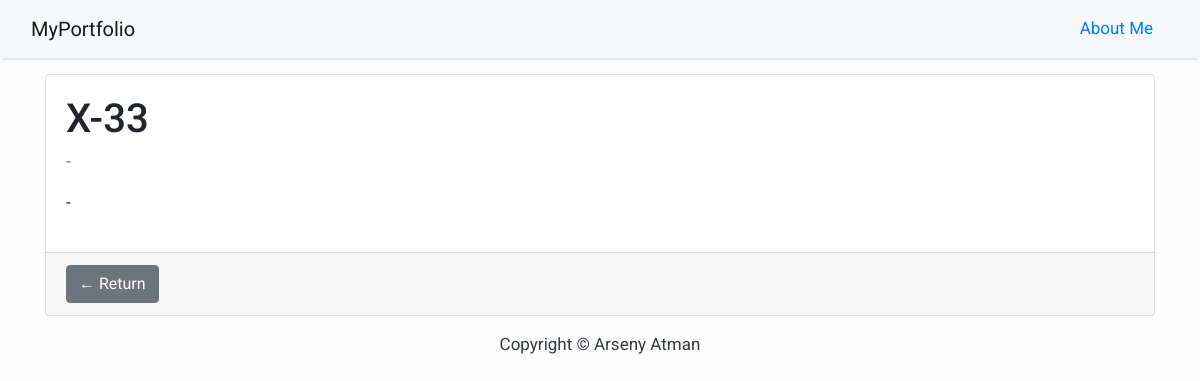
The app's page /x-33/, older data.
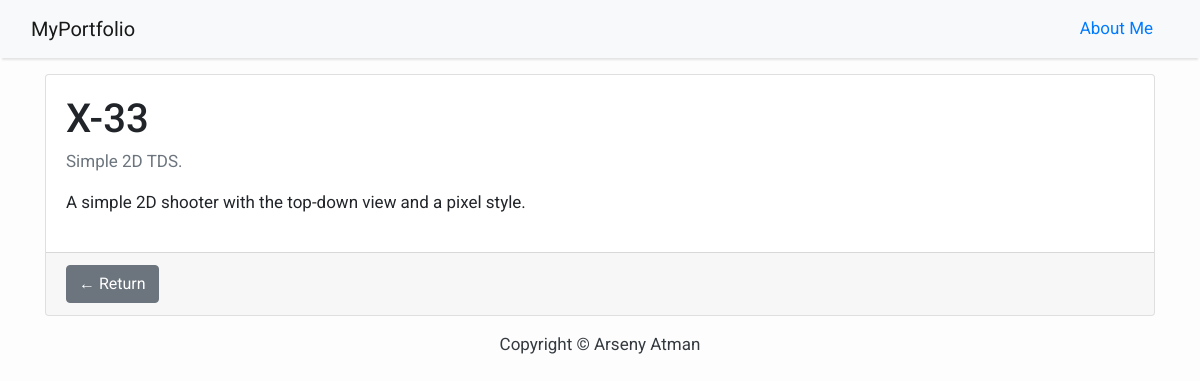
The same page, newer data.
### projects/models.py (models this page shows, shortened)
class Project(models.Model):
    title = models.CharField(max_length=200, unique=True)
    preview = models.ImageField(upload_to='images/', blank=True)
    slug = models.SlugField(max_length=200, unique=True)
    short_description = models.TextField(default="")
    description = models.TextField(default="")
    created_on = models.DateTimeField(auto_now_add=True)
    youtube_link = models.CharField(max_length=200, default='', blank=True)
    github_link = models.CharField(max_length=200, default='', blank=True)
    class Meta:
        ordering = ['-created_on']

### projects/views.py (the view)
# urls.py: path('<slug:slug>/', views.ProjectDetail.as_view(), name='project_detail'),
class ProjectDetail(generic.DetailView):
    model = Project
    template_name = 'project_detail.html'

### templates/project_detail.html (shortened to what this page needs)
{% extends 'base.html' %}
{% block content %}
<div class="container">
  <div class="card-deck">
    <div class="card mt-3">
      <div class="card-body">
        <h1 class="card-title">{{ project.title }}</h1>
        <p class="card-subtitle mb-2 text-muted">{{ project.short_description }}</p>
        <p class="card-text ">{{ object.description | safe | linebreaks }}</p>
      </div>
      <div class="card-footer">
        <a href="{% url 'home' %}" class="btn btn-secondary">&larr; Return</a>
      </div>
    </div>
  </div>
</div>
{% endblock content %}

Row changes from the older to the newer data that the page shows:
changed Project: short_description "-" → "Simple 2D TDS."; description "-" → "A simple 2D shooter with the top-down view and a pixel style."
